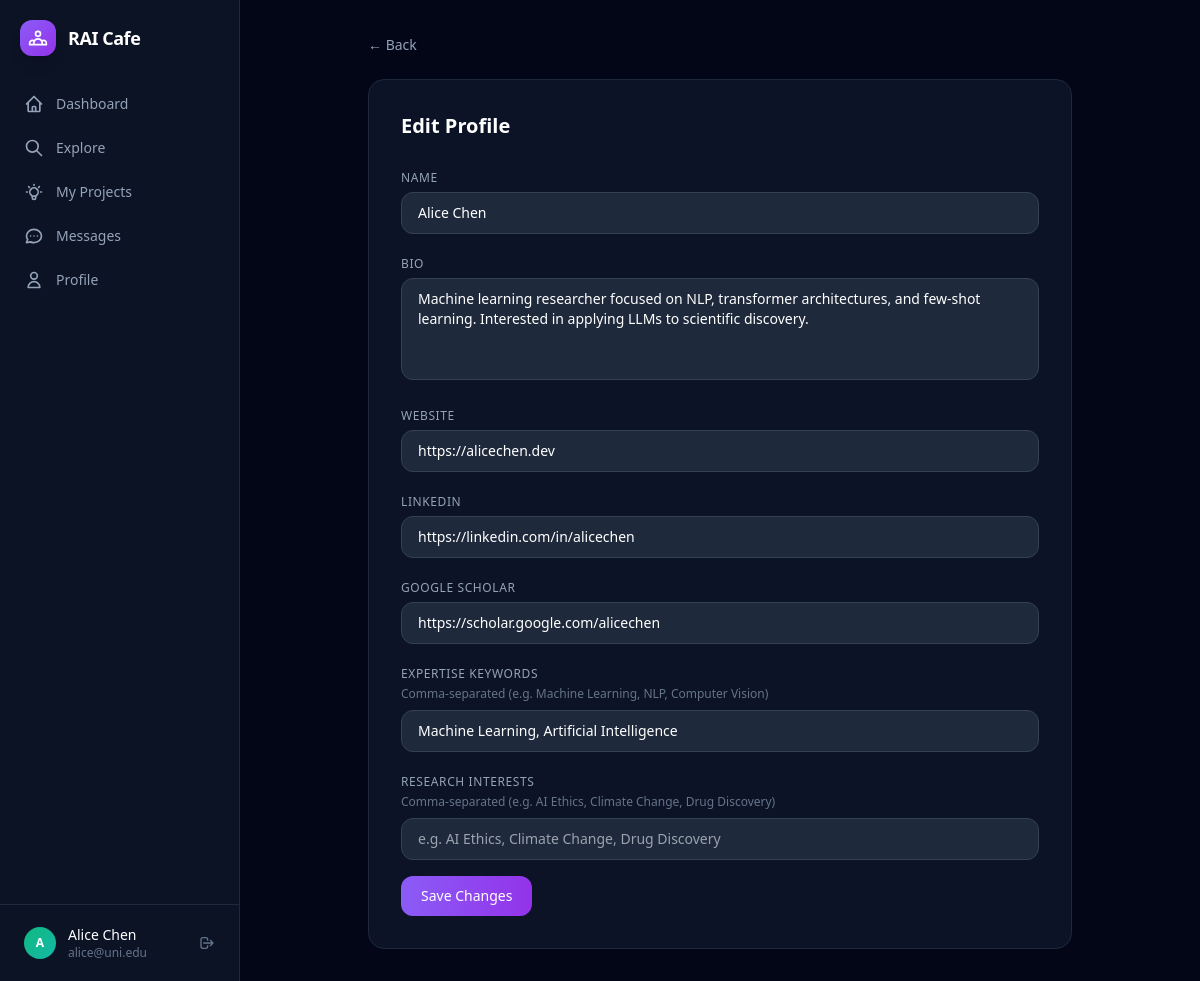
/profile/edit (signed in), run on the app's committed database.
### models.py (models this page shows, shortened)
class User(UserMixin, db.Model):
    id = db.Column(db.Integer, primary_key=True)
    email = db.Column(db.String(120), unique=True, nullable=False)
    password_hash = db.Column(db.String(256), nullable=False)
    name = db.Column(db.String(100), nullable=False)
    bio = db.Column(db.Text, default="")
    website = db.Column(db.String(300), default="")
    linkedin = db.Column(db.String(300), default="")
    scholar = db.Column(db.String(300), default="")
    expertise_keywords = db.Column(db.String(500), default="")
    research_interests = db.Column(db.String(500), default="")
    role = db.Column(db.String(20), default="user")
    status = db.Column(db.String(20), default="pending")
    created_at = db.Column(db.DateTime, default=lambda: datetime.now(timezone.utc))
    projects = db.relationship("Project", backref="owner", lazy=True)
    bids = db.relationship("Bid", backref="bidder", lazy=True)
    @property
    def initials(self):
        return self.name[0].upper() if self.name else "?"
    @property
    def avatar_color(self):
        colors = [
            "from-violet-500 to-purple-600",
            "from-blue-500 to-cyan-500",
            "from-emerald-500 to-teal-500",
            "from-amber-500 to-orange-500",
            "from-rose-500 to-pink-500",
            "from-indigo-500 to-blue-500",
        ]
        return colors[sum(ord(c) for c in str(self.id)) % len(colors)]

### app.py (the view, shortened to what this page needs)
@app.route("/profile/edit", methods=["GET", "POST"])
@login_required
def edit_profile():
    return render_template("edit_profile.html")

### app.py (called while the page is built)
@login_manager.user_loader
def load_user(user_id):
    return db.session.get(User, int(user_id))

@app.context_processor
def inject_globals():
    unread = 0
    pending_count = 0
    if current_user.is_authenticated:
        unread = Message.query.filter_by(to_id=current_user.id, read=False).count()
        if current_user.role == "admin":
            pending_count = User.query.filter_by(status="pending").count()
    return dict(unread_count=unread, pending_user_count=pending_count)

### templates/edit_profile.html (shortened to what this page needs)
{% extends "base.html" %}
{% block content %}
<div class="max-w-3xl mx-auto p-8">
  <a href="{{ url_for('profile') }}" class="text-slate-400 hover:text-white text-sm mb-6 inline-block">&larr; Back</a>
  <div class="bg-slate-900/80 border border-slate-800 rounded-2xl p-8">
    <h1 class="text-xl font-bold mb-6">Edit Profile</h1>
    <form method="POST" class="space-y-4">
      <div><label class="text-xs font-medium text-slate-400 uppercase tracking-wider">Name</label><input name="name" value="{{ current_user.name }}" class="w-full mt-1 bg-slate-800 border border-slate-700 rounded-xl px-4 py-2.5 text-white focus:outline-none focus:ring-2 focus:ring-violet-500/50 transition text-sm"></div>
      <div><label class="text-xs font-medium text-slate-400 uppercase tracking-wider">Bio</label><textarea name="bio" rows="4" class="w-full mt-1 bg-slate-800 border border-slate-700 rounded-xl px-4 py-2.5 text-white focus:outline-none focus:ring-2 focus:ring-violet-500/50 transition text-sm resize-none">{{ current_user.bio }}</textarea></div>
      <div><label class="text-xs font-medium text-slate-400 uppercase tracking-wider">Website</label><input name="website" value="{{ current_user.website }}" class="w-full mt-1 bg-slate-800 border border-slate-700 rounded-xl px-4 py-2.5 text-white focus:outline-none focus:ring-2 focus:ring-violet-500/50 transition text-sm"></div>
      <div><label class="text-xs font-medium text-slate-400 uppercase tracking-wider">LinkedIn</label><input name="linkedin" value="{{ current_user.linkedin }}" class="w-full mt-1 bg-slate-800 border border-slate-700 rounded-xl px-4 py-2.5 text-white focus:outline-none focus:ring-2 focus:ring-violet-500/50 transition text-sm"></div>
      <div><label class="text-xs font-medium text-slate-400 uppercase tracking-wider">Google Scholar</label><input name="scholar" value="{{ current_user.scholar }}" class="w-full mt-1 bg-slate-800 border border-slate-700 rounded-xl px-4 py-2.5 text-white focus:outline-none focus:ring-2 focus:ring-violet-500/50 transition text-sm"></div>
      <div>
        <label class="text-xs font-medium text-slate-400 uppercase tracking-wider">Expertise Keywords</label>
        <p class="text-xs text-slate-500 mt-0.5 mb-1">Comma-separated (e.g. Machine Learning, NLP, Computer Vision)</p>
        <input name="expertise_keywords" value="{{ current_user.expertise_keywords }}" class="w-full mt-1 bg-slate-800 border border-slate-700 rounded-xl px-4 py-2.5 text-white focus:outline-none focus:ring-2 focus:ring-violet-500/50 transition text-sm" placeholder="e.g. Machine Learning, NLP, Computer Vision">
      </div>
      <div>
        <label class="text-xs font-medium text-slate-400 uppercase tracking-wider">Research Interests</label>
        <p class="text-xs text-slate-500 mt-0.5 mb-1">Comma-separated (e.g. AI Ethics, Climate Change, Drug Discovery)</p>
        <input name="research_interests" value="{{ current_user.research_interests }}" class="w-full mt-1 bg-slate-800 border border-slate-700 rounded-xl px-4 py-2.5 text-white focus:outline-none focus:ring-2 focus:ring-violet-500/50 transition text-sm" placeholder="e.g. AI Ethics, Climate Change, Drug Discovery">
      </div>
      <button type="submit" class="bg-gradient-to-r from-violet-500 to-purple-600 text-white font-medium px-5 py-2.5 rounded-xl hover:opacity-90 transition text-sm">Save Changes</button>
    </form>
  </div>
</div>
{% endblock %}

### templates/base.html (shortened to what this page needs)
<!DOCTYPE html>
<html lang="en" class="h-full">
<head>
  <script src="https://cdn.tailwindcss.com"></script>
</head>
<body class="h-full bg-slate-950 text-white">
{% if current_user.is_authenticated %}
<div class="flex h-full min-h-screen">
  <aside class="w-60 bg-slate-900/80 border-r border-slate-800 flex flex-col shrink-0 fixed h-full z-10">
    <a href="{{ url_for('dashboard') }}" class="p-5 flex items-center gap-3">
      <div class="w-9 h-9 rounded-xl bg-gradient-to-br from-violet-500 to-purple-600 flex items-center justify-center shadow-lg">
      </div>
      <span class="text-lg font-bold tracking-tight">RAI Cafe</span>
    </a>
    <nav class="flex-1 px-3 space-y-1 mt-2">
      {% for ep, label, d in nav %}
      <a href="{{ url_for(ep) }}" class="flex items-center gap-3 px-3 py-2.5 rounded-xl text-sm font-medium transition {% if request.endpoint == ep %}bg-violet-500/15 text-violet-300{% else %}text-slate-400 hover:bg-slate-800 hover:text-slate-200{% endif %}">
        <svg class="w-5 h-5 shrink-0" fill="none" stroke="currentColor" stroke-width="2" viewBox="0 0 24 24"><path stroke-linecap="round" stroke-linejoin="round" d="{{ d }}"/></svg>
        {{ label }}
      </a>
      {% endfor %}
    </nav>
    <div class="p-3 border-t border-slate-800">
      <div class="flex items-center gap-3 px-3 py-2">
        <div class="w-8 h-8 rounded-full bg-gradient-to-br {{ current_user.avatar_color }} flex items-center justify-center text-white text-xs font-bold">{{ current_user.initials }}</div>
        <div class="flex-1 min-w-0"><p class="text-sm font-medium truncate">{{ current_user.name }}</p><p class="text-xs text-slate-500 truncate">{{ current_user.email }}</p></div>
        <a href="{{ url_for('logout') }}" class="text-slate-500 hover:text-red-400 transition" title="Sign out">
          <svg class="w-4 h-4" fill="none" stroke="currentColor" stroke-width="2" viewBox="0 0 24 24"><path stroke-linecap="round" stroke-linejoin="round" d="M17 16l4-4m0 0l-4-4m4 4H7m6 4v1a3 3 0 01-3 3H6a3 3 0 01-3-3V7a3 3 0 013-3h4a3 3 0 013 3v1"/></svg>
        </a>
      </div>
    </div>
  </aside>
  <main class="flex-1 ml-60 overflow-y-auto min-h-screen">
    {% block content %}{% endblock %}
  </main>
</div>
{% else %}
{% block public_content %}{% endblock %}
{% endif %}
</body>
</html>

### data on the page
User: initials "A", name "Alice Chen", email "alice@uni.edu", bio "Machine learning researcher focused on NLP, transformer architectures, and few-shot learning. Interested in applying LLMs to scientific discovery.", website "https://alicechen.dev", linkedin "https://linkedin.com/in/alicechen", scholar "https://scholar.google.com/alicechen", expertise_keywords "Machine Learning, Artificial Intelligence"

### other printed values
{{ label }} "Dashboard" "Explore" "My Projects" "Messages" "Profile"
